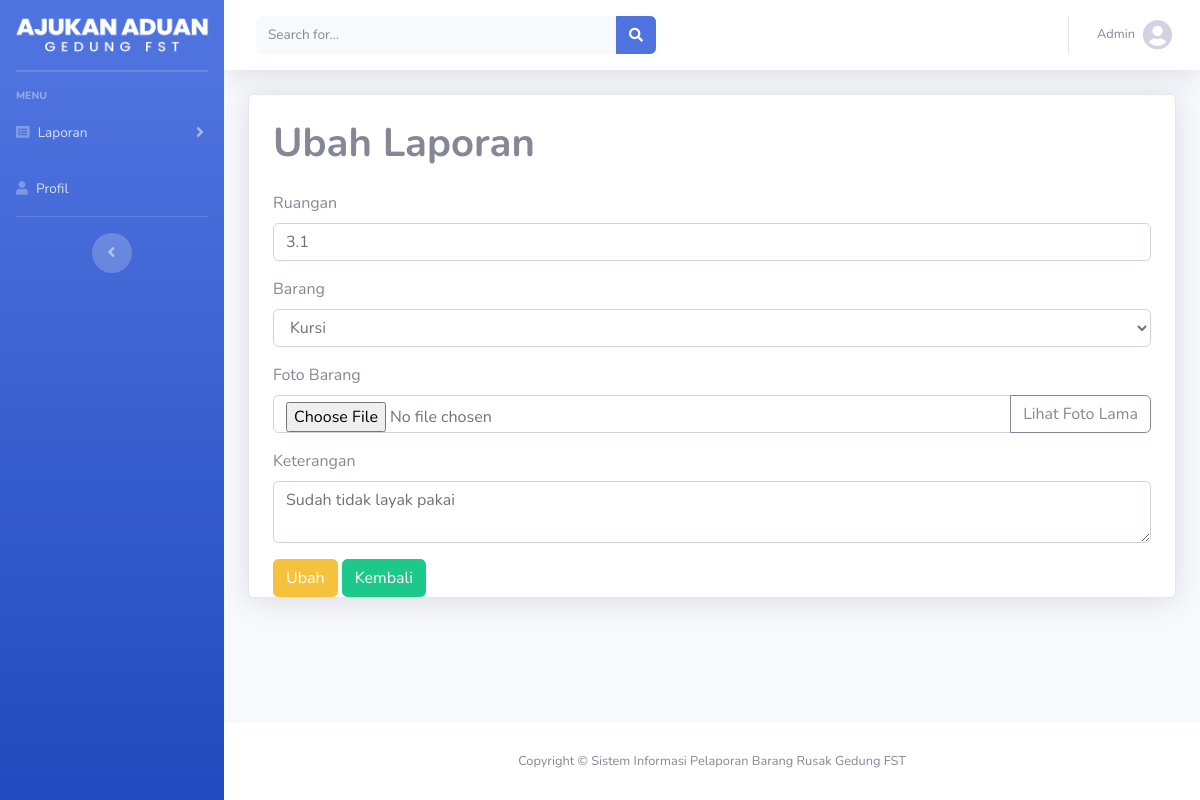
The page /user/ubah-laporan.php?id=52 (signed in) on the database its author committed.
### tables this page shows
CREATE TABLE `laporan` (
  `id` int(100) NOT NULL,
  `nama` varchar(100) NOT NULL,
  `tanggal` date DEFAULT NULL,
  `ruangan` float NOT NULL,
  `barang` varchar(20) NOT NULL,
  `foto` varchar(255) NOT NULL,
  `status` varchar(30) NOT NULL DEFAULT 'Belum Diperbaiki',
  `keterangan` text NOT NULL,
  `nim` int(30) NOT NULL
);

### user/ubah-laporan.php (the view, shortened to what this page needs)
<?php
require "../connection/conn.php";
require "layout/top.php";
if (isset($_SESSION['id_update'])) {
  $id = $_SESSION['id_update'];
} else {
  $id = $_GET['id'];
}
$query = "SELECT * FROM laporan WHERE id='$id' ";
$result = mysqli_query($conn, $query);
$data = mysqli_fetch_assoc($result);
?>
<main  class="card shadow mb-4">
  <div class="container-fluid px-4">
    <h1 class="mt-4 mb-4 font-weight-bold">Ubah Laporan </h1>
    <form action="update-laporan.php" method="post" enctype="multipart/form-data">
      <div class="mb-3">
        <label for="ruangan" class="form-label">Ruangan</label>
        <input type="text" class="form-control" id="ruangan" name="ruangan" required placeholder="ex : 3.10"
          value="<?= $data['ruangan'] ?>">
      </div>
      <div class="mb-3">
        <label for="barang" class="form-label">Barang</label>
        <select class="form-control" id="barang" name="barang">
          <option value="Kursi" <?php if ($data['barang'] == 'Kursi') { echo "selected"; } ?>>Kursi</option>
        </select>
      </div>
      <div class="mb-3">
        <label for="foto" class="form-label">Foto Barang</label>
        <div class="input-group">
          <input type="file" class="form-control" id="foto" name="foto">
          <div class="input-group-append">
            <button class="btn btn-outline-secondary" type="button" id="view-foto">Lihat Foto Lama</button>
          </div>
        </div>
      </div>
      <div class="mb-3">
        <label for="keterangan" class="form-label">Keterangan</label>
        <textarea type="text" class="form-control" id="keterangan" name="keterangan" required
          placeholder="Detail Kerusakan"><?= $data['keterangan'] ?></textarea>
      </div>
      <div class="d-grid gap-2 d-md-block">
        <button class="btn btn-warning" type="submit" name="ubah_laporan">Ubah</button>
        <a class="btn btn-success" href="index.php">Kembali</a>
      </div>
    </form>
  </div>
</main>
<?php
require "layout/footer.php";
require "layout/bottom.php";
?>

### rows shown on the page
laporan: ruangan "3.1", barang "Kursi", keterangan "Sudah tidak layak pakai"

### other values the page prints
$_SESSION['actor']['nama'] "Admin"
